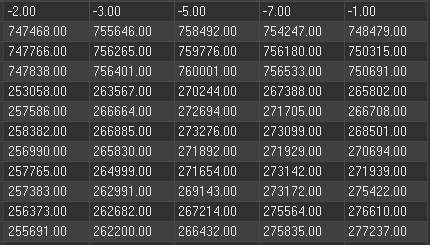
#> input picture test3_real_environment/data/2025-01-12/img_test.PNG, 430 x 245 px, found by its file name
$ jupyter execute --allow-errors 'ocr_test (1).ipynb'
#> lines starting #> are read from the running program, lines starting #| are printed output that depends on the picture; after the words box and inside, x2 and y2 are one past the last pixel; in counts of white or black regions, pixels touching at a corner belong together
[cell 1]
import cv2
import matplotlib.pyplot as plt

img = cv2.imread('data/2025-01-13/img_test.png', cv2.IMREAD_GRAYSCALE)
#> img is the input picture: shape (245, 430); min 48, max 233, mean 72

plt.imshow(img, cmap='gray')
plt.axis('off')
plt.show()

[cell 2]
import numpy as np
plt.hist(np.array(img).flatten(), edgecolor='white', bins=np.arange(0,261,10))
plt.show()
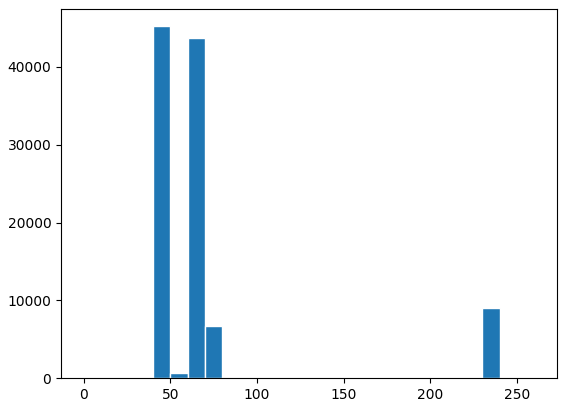
#> figure drawn by matplotlib, 1 panel; tallest bar 45234 high, from x = 40 to 50

#> (a cell that did not finish here is left out)

#> (a cell that did not finish here is left out)

[cell 5]
_, binary = cv2.threshold(img, 200, 255, cv2.THRESH_BINARY_INV)
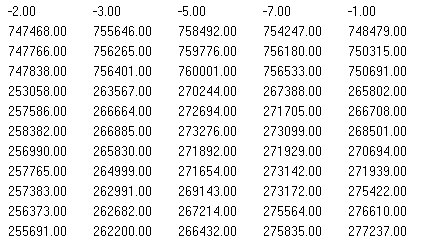
#> binary: shape (245, 430); 91.5% white; black in thin lines or dots, all inside (x1, y1, x2, y2) = (8, 6, 406, 236)
plt.imshow(binary, cmap='gray')
plt.colorbar()
plt.show()
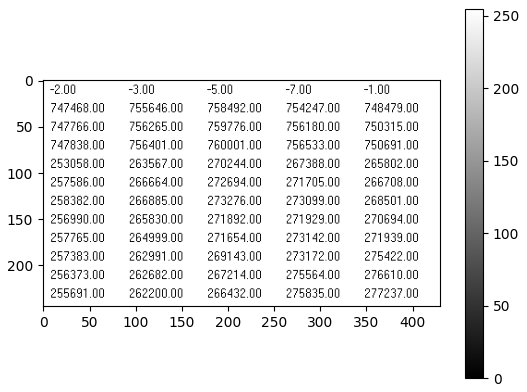
#> figure drawn by matplotlib, 2 panels

plt.hist(np.array(binary).flatten(), edgecolor='white', bins=np.arange(0,261,10))
plt.show()
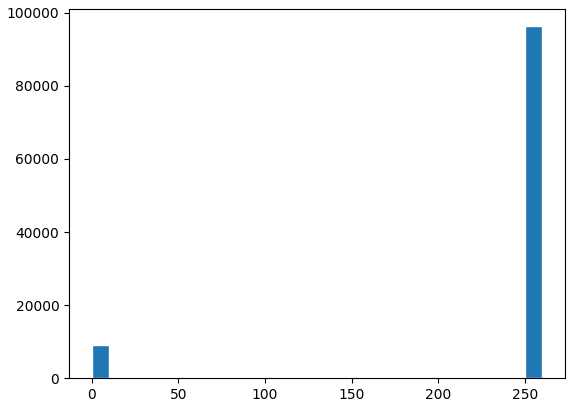
#> figure drawn by matplotlib, 1 panel; tallest bar 96346 high, from x = 250 to 260
